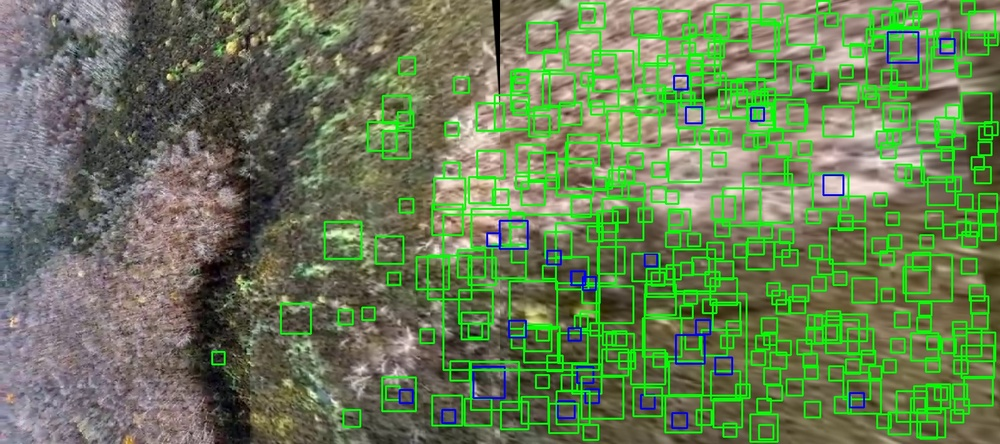
#> input picture img/detected_images/20160726-2327472ceb7a6c-afaa-4e6d-ac52-bdc67a42e9a9.jpg, 1000 x 444 px, shrunk from 1600 x 711 before the run; its folder holds only this picture in this run
$ python testLogs.py
#> lines starting #> are read from the running program, lines starting #| are printed output that depends on the picture; after the words box and inside, x2 and y2 are one past the last pixel; in counts of white or black regions, pixels touching at a corner belong together
import os
import cv2
import numpy as np

cut_count = 0
i = 0

log_cascade = cv2.CascadeClassifier("CascadeLogs130x130_10Stages.xml")


for filename in os.listdir("../../../img/detected_images"):
    if filename.endswith("jpg"):

        img = cv2.imread("../../../img/detected_images/"+filename)
#> img is the input picture: shape (444, 1000, 3); mean B, G, R 85.7, 125.7, 104.2
        gray = cv2.cvtColor(img, cv2.COLOR_BGR2GRAY)
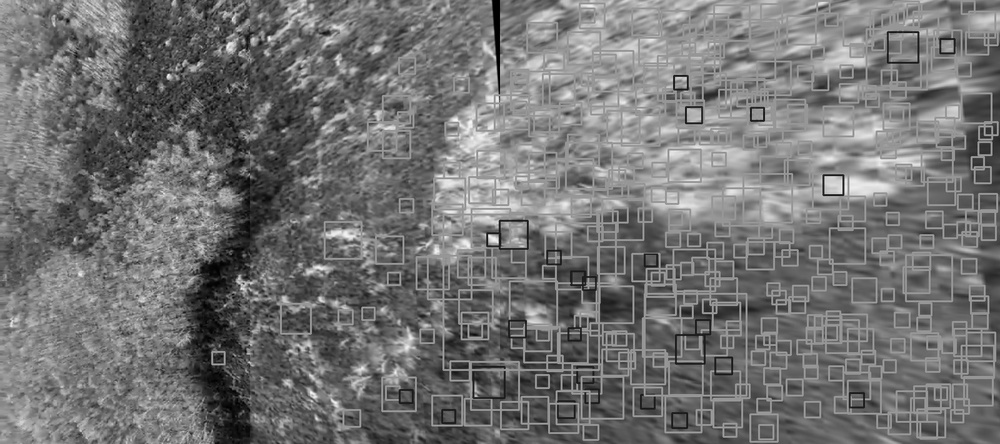
#> gray: shape (444, 1000); min 0, max 248, mean 114.7

        logs = log_cascade.detectMultiScale(gray, 1.3, 5)
#> logs = 71 rows, first 6: [763, 2, 22, 22], [662, 11, 23, 23], [530, 18, 25, 25], [747, 21, 29, 29], [896, 27, 20, 20], [788, 23, 25, 25]
        for (x,y,w,h) in logs:
            cv2.rectangle(img,(x,y),(x+w,y+h),(0,255,0),2)
            roi_gray = gray[y:y+h, x:x+w]
            roi_color = img[y:y+h, x:x+w]
            cut_count = cut_count + 1
#> this loop made 71 passes
#> (x, y, w, h) on passes 1 to 12: (763, 2, 22, 22), (662, 11, 23, 23), (530, 18, 25, 25), (747, 21, 29, 29), (896, 27, 20, 20), (788, 23, 25, 25), (533, 33, 20, 20), (788, 46, 20, 20), (543, 52, 21, 21), (595, 55, 22, 22), (895, 58, 20, 20), (552, 72, 23, 23)
#> pass 1, `roi_gray = gray[y:y+h, x:x+w]`:
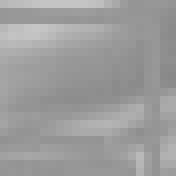
#> roi_gray: shape (22, 22) (shown 8 times larger); min 136, max 198, mean 156.7
#> pass 1, `roi_color = img[y:y+h, x:x+w]`:
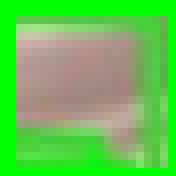
#> roi_color: shape (22, 22, 3) (shown 8 times larger); mean B, G, R 80, 195.8, 100.2
#> pass 2, `roi_gray = gray[y:y+h, x:x+w]`:
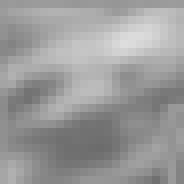
#> roi_gray: shape (23, 23) (shown 8 times larger); min 108, max 221, mean 154.6
#> pass 2, `roi_color = img[y:y+h, x:x+w]`:
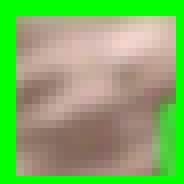
#> roi_color: shape (23, 23, 3) (shown 8 times larger); mean B, G, R 99.9, 177.4, 128.1
#> after the loop:
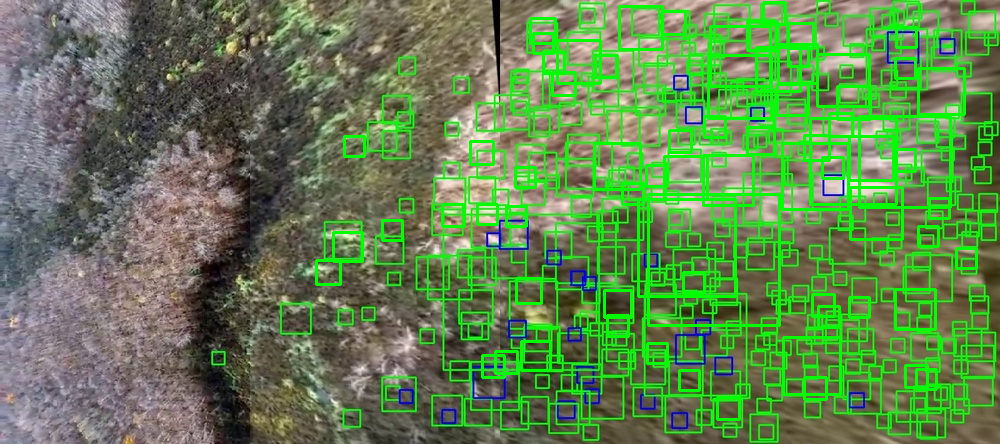
#> img: shape (444, 1000, 3); 5.85% of pixels changed, all inside (x1, y1, x2, y2) = (315, 1, 978, 421)
#> after the loop, cut_count = 71

    cv2.imwrite("../../../img/detected_images/"+filename,img)

    i = i+1

cv2.waitKey(0)

$ run again, on img/detected_images/20160826-154030cd92ef12-bcc6-4ce6-a2bf-9e805ea8c708.jpg
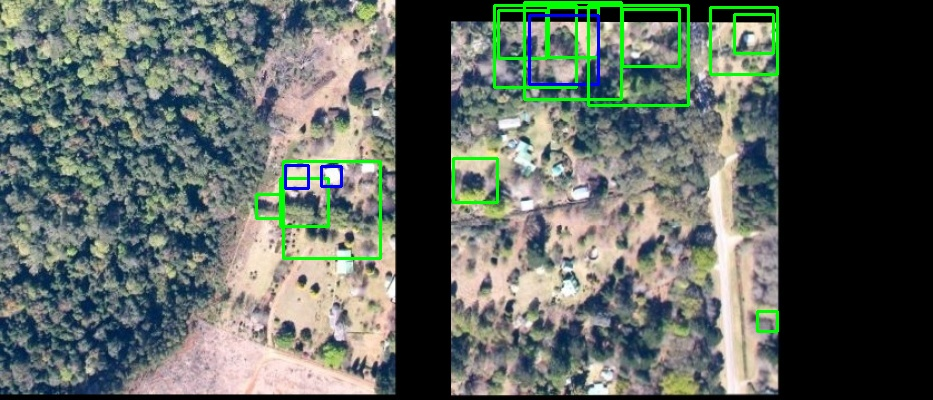
#> input picture img/detected_images/20160826-154030cd92ef12-bcc6-4ce6-a2bf-9e805ea8c708.jpg, 933 x 400 px
#> img is the input picture: shape (400, 933, 3); mean B, G, R 96.6, 103.4, 95.5
#> `gray = cv2.cvtColor(img, cv2.COLOR_BGR2GRAY)`:
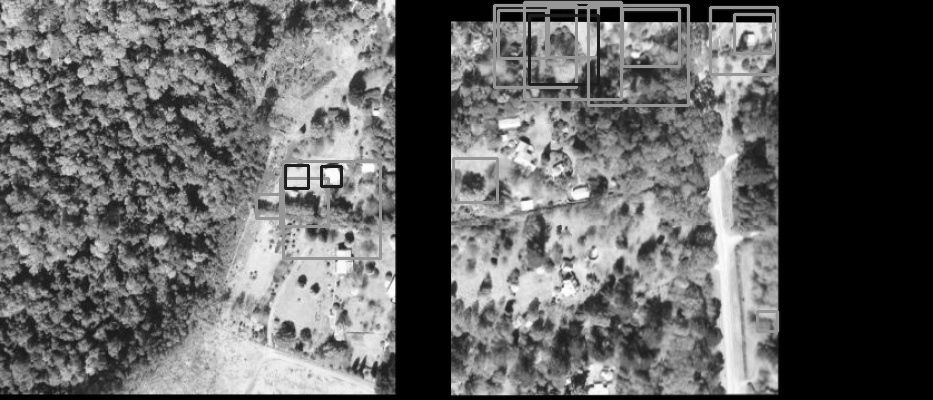
#> gray: shape (400, 933); min 0, max 255, mean 100.3
#> logs = 16 rows, first 6: [499, 4, 22, 22], [595, 2, 20, 20], [642, 3, 22, 22], [738, 3, 22, 22], [522, 4, 20, 20], [548, 3, 22, 22]
#> the loop `for (x,y,w,h) in logs:` made 16 passes
#> after the loop `for (x,y,w,h) in logs:`:
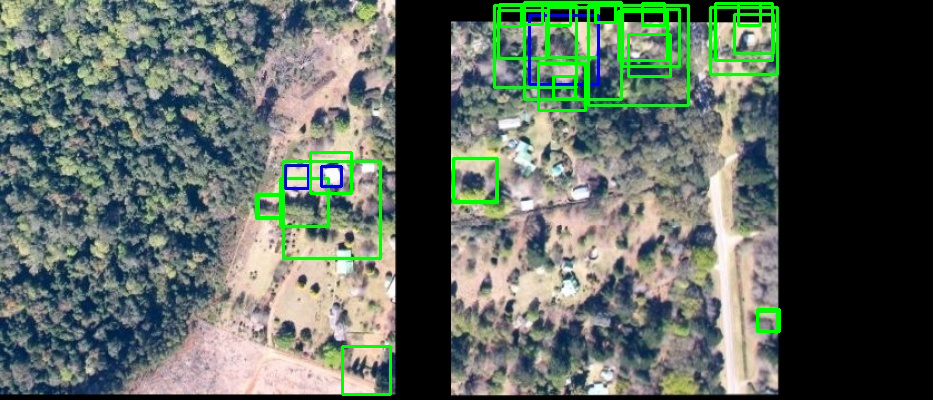
#> img: shape (400, 933, 3); 1.61% of pixels changed, all inside (x1, y1, x2, y2) = (257, 1, 781, 396)
#> after the loop `for (x,y,w,h) in logs:`: cut_count = 16

$ run again, on img/detected_images/20160826-1540312d0046a0-df97-4b04-a7b8-4b226aa96e11.jpg
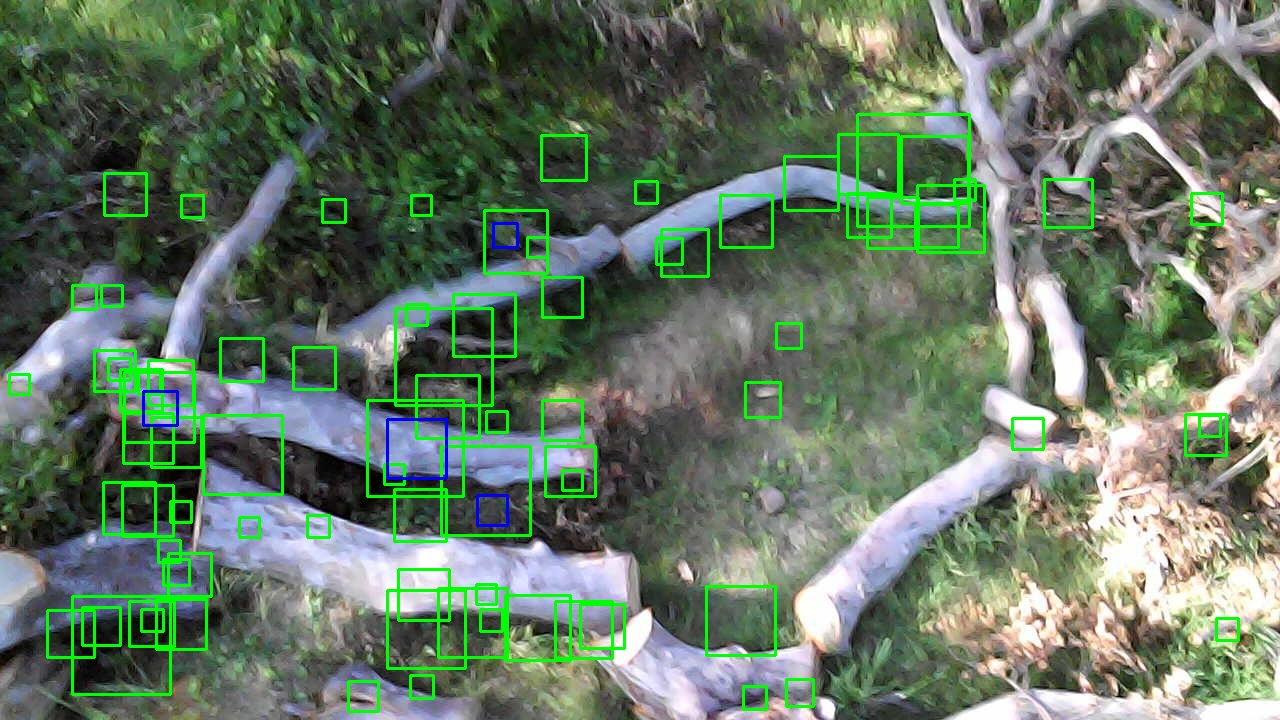
#> input picture img/detected_images/20160826-1540312d0046a0-df97-4b04-a7b8-4b226aa96e11.jpg, 1280 x 720 px
#> img is the input picture: shape (720, 1280, 3); mean B, G, R 98.8, 118, 100.3
#> `gray = cv2.cvtColor(img, cv2.COLOR_BGR2GRAY)`:
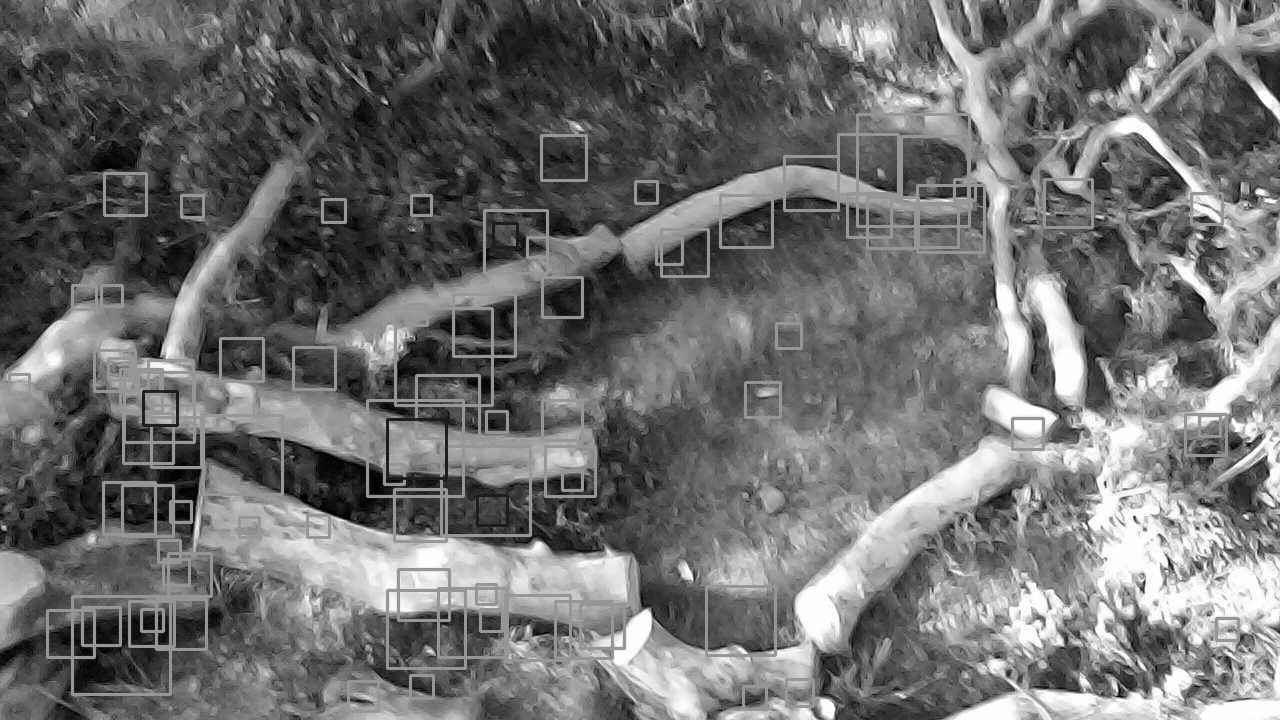
#> gray: shape (720, 1280); min 0, max 255, mean 110.5
#> logs = 87 rows, first 6: [559, 110, 24, 24], [925, 112, 23, 23], [865, 113, 22, 22], [861, 133, 20, 20], [798, 145, 27, 27], [637, 178, 21, 21]
#> the loop `for (x,y,w,h) in logs:` made 87 passes
#> after the loop `for (x,y,w,h) in logs:`:
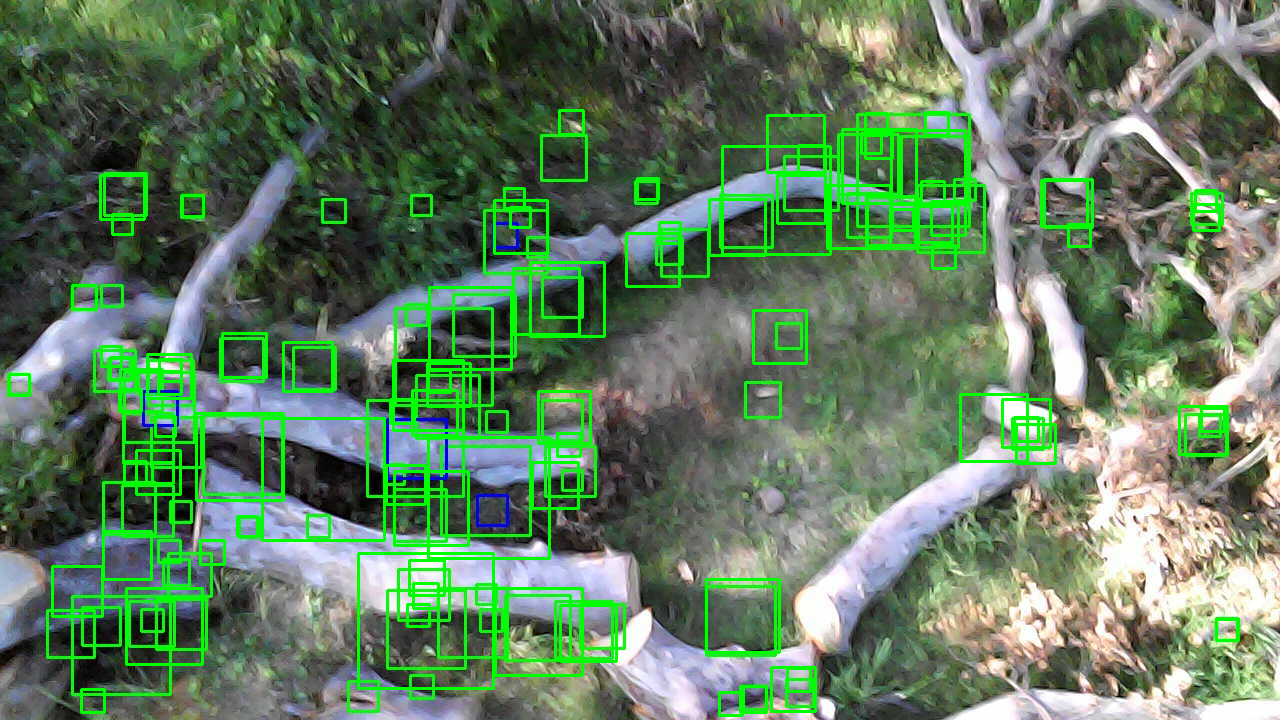
#> img: shape (720, 1280, 3); 4.51% of pixels changed, all inside (x1, y1, x2, y2) = (7, 109, 1239, 717)
#> after the loop `for (x,y,w,h) in logs:`: cut_count = 87
